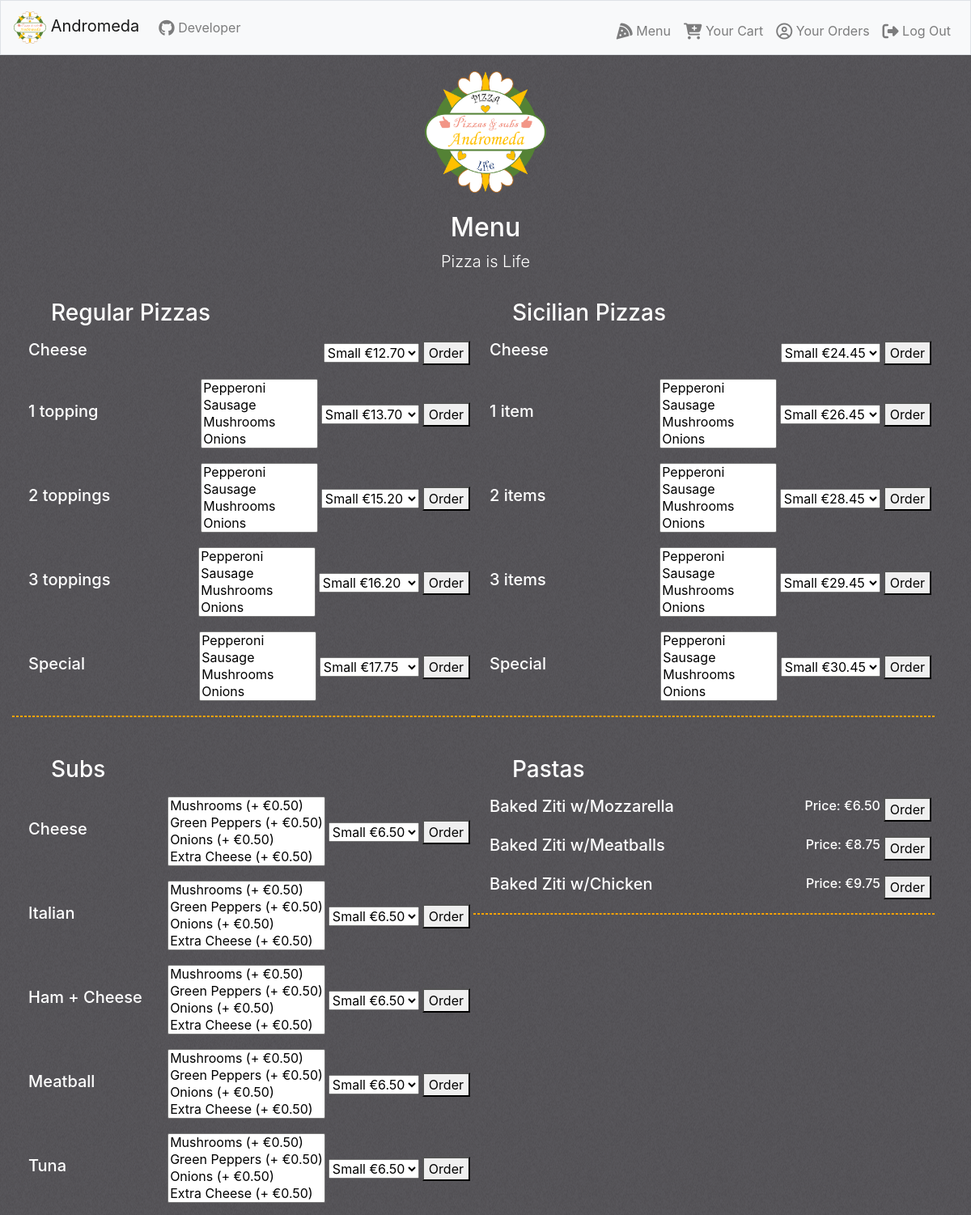
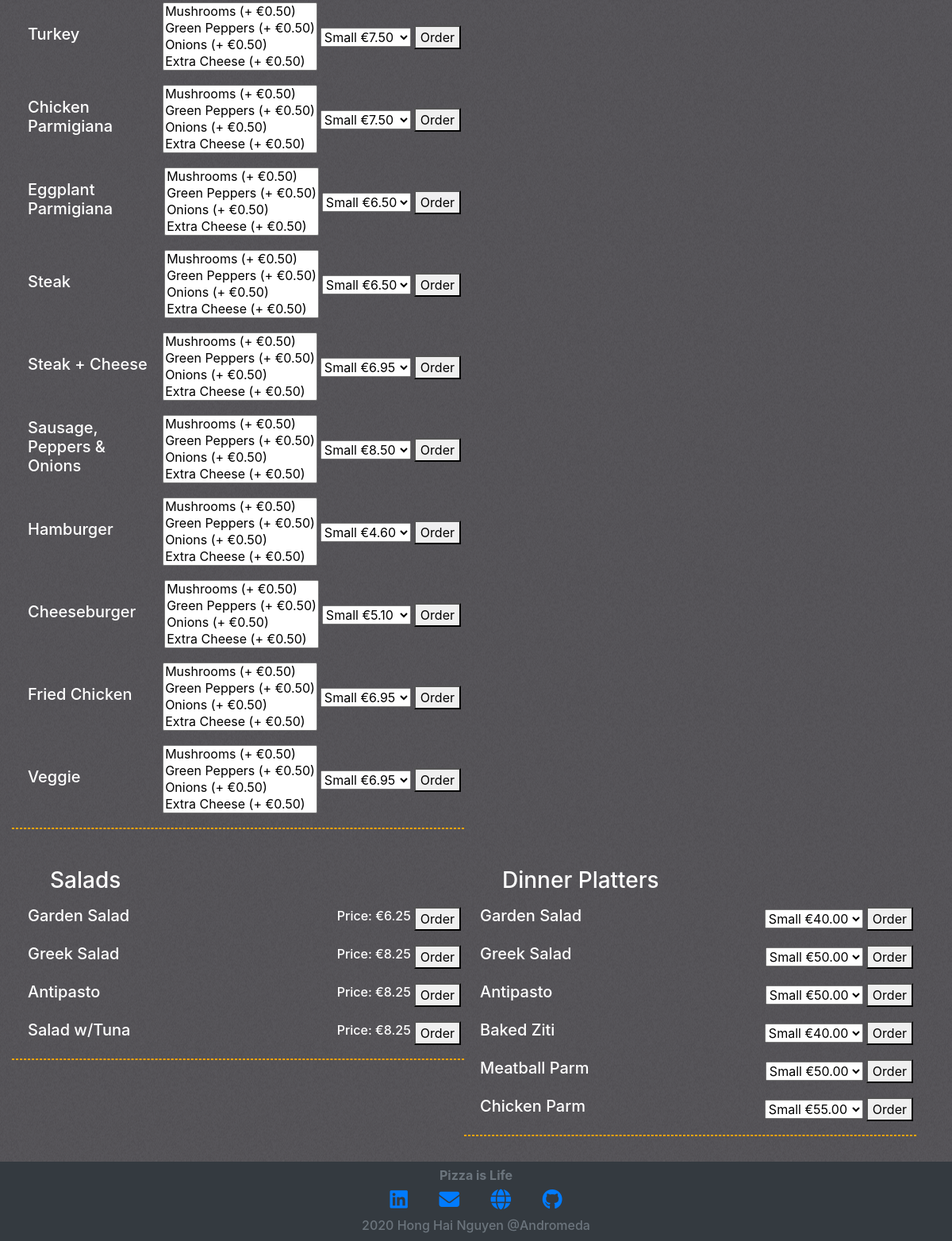
Screenshot of / (signed in) with the database file from the repository (2 pictures, top to bottom).
### orders/models.py (models this page shows, shortened)
class Product(models.Model):
    name = models.CharField(max_length=64)
    category = models.CharField(max_length=32, choices=CATEGORIES)
    num_toppings = models.IntegerField(default=0)
    price_small = models.DecimalField(decimal_places=2, max_digits=5)
    price_large = models.DecimalField(decimal_places=2, max_digits=5)

### orders/views.py (the view)
# urls.py: path("", views.index, name="index"),
def index(request):
    if not request.user.is_authenticated:
        return render(request, "orders/login.html", {"message": None})
    context = {
        "user": request.user,
        "products" : {
            "Regular Pizzas": Product.objects.filter(category="Regular Pizzas"),
            "Sicilian Pizzas": Product.objects.filter(category="Sicilian Pizzas"),
            "Subs": Product.objects.filter(category="Subs"),
            "Pastas": Product.objects.filter(category="Pastas"),
            "Salads": Product.objects.filter(category="Salads"),
            "Dinner Platters": Product.objects.filter(category="Dinner Platters")
        },
        "toppings": Topping.objects.all(),
        "extra_subs": ExtraSub.objects.all()
    }
    return render(request, 'orders/index.html', context)

### orders/templates/orders/index.html (shortened to what this page needs)
{% extends "orders/base.html" %}
{% block script %}
  {% load static %}
{% endblock %}
{% block body %}
<div class="container-lg menu p-0">
  <div class="text-center">
    {% load static %}
    <img class="d-block mx-auto mb-4" src="{% static 'orders/logo.png' %}" alt="" width="150" height="150">
    <h2>Menu</h2>
    <p class="lead">Pizza is Life</p>
  </div>
  <div class="row w-100">
    {% for name, product in products.items %}
        <div class="col-md-6 menu-left p-0 mt-3 mb-3" data-category="{{ name }}">
          <div class="pl-5">
            <h3>{{ name }}</h3>
          </div>
          {% for item in product %}
            <div class="d-flex align-items-center mt-3" data-itemName="{{ item.name }}">
              <div class="flex-grow-1 ml-1 pl-3">
                <h5>{{ item.name }}</h5>
              </div>
              {% if name == 'Regular Pizzas' or name == 'Sicilian Pizzas' %}
                {% if item.num_toppings != 0 %}
                  <div class="mr-1">
                    <select class="selectpicker toppings" multiple data-live-search="true" data-width="130px" data-max-options="{{ item.num_toppings }}" title="Toppings" data-style="btn-info" data-selected-text-format="count">
                      {% for topping in toppings %}
                        <option value="{{ topping.name }}">{{ topping.name }}</option>
                      {% endfor %}
                    </select>
                  </div>
                {% endif %}
              {% elif name == 'Subs' %}
              <div class="mr-1">
                <select class="selectpicker extrasubs" multiple data-live-search="true" data-width="130px" title="Extra" data-style="btn-info" data-selected-text-format="count">
                  {% for extrasub in extra_subs %}
                    <option value="{{ extrasub.name }}">{{ extrasub.name }} (+ €{{ extrasub.price_small}})</option>
                  {% endfor %}
                </select>
              </div>
              {% endif %}
              {% if name != 'Pastas' and name != 'Salads' %}
              <div class="mr-1">
                <select class="selectpicker price-select" data-width="130px" name="" data-style="btn-success">
                  <option value="{{ item.price_small}}">Small €{{ item.price_small}}</option>
                </select>
              </div>
              {% else %}
              <div class="mr-1 price-single" data-singlePrice={{ item.price_small }}>
                <h6>Price: €{{ item.price_small}}</h6>
              </div>
              {% endif %}
              <div class="mr-1" >
                <button class="button-order" type="button" name="button">Order</button>
              </div>
            </div>
          {% endfor %}
          <hr class="dashed">
        </div>
    {% endfor %}
  </div>
</div>
{% endblock %}

### orders/templates/orders/base.html (shortened to what this page needs)
{% load static %}
<!DOCTYPE html>
<html lang="en" dir="ltr">
<head>
  <link rel="stylesheet" href="https://stackpath.bootstrapcdn.com/bootstrap/4.5.0/css/bootstrap.min.css">
  <link rel="stylesheet" href="https://cdn.jsdelivr.net/npm/bootstrap-select@1.13.17/dist/css/bootstrap-select.min.css">
  <link rel="stylesheet" href="{% static 'orders/styles.css' %}" />
</head>
<body>
  <nav class="navbar fixed-top navbar-expand-md navbar-light bg-light border">
    <a class="navbar-brand" href="/"><img style="width: 40px; height: 40px;" src="{% static 'orders/logo.png' %}"><span class="orange"> Andromeda</span></a>
    <div class="collapse navbar-collapse" id="navbar">
      <ul class="navbar-nav mr-auto">
        <li class="nav-item cart"><a class="nav-link" href="https://github.com/honghainguyen777"><i class="fab fa-github fa-lg"></i> Developer</a></li>
      </ul>
      {% if user.is_authenticated %}
      <ul class="navbar-nav ml-auto mt-2">
        <li class="nav-item"><a class="nav-link" href="/"><i class="fas fa-pizza-slice fa-lg"></i> Menu</a></li>
        {% if user.is_superuser %}
        <li class="nav-item"><a class="nav-link" href="/manage"><i class="fas fa-cart-plus fa-lg"></i> Management</a></li>
        {% else %}
        <li class="nav-item"><a class="nav-link" href="/cart"><i class="fas fa-cart-plus fa-lg"></i> Your Cart</a></li>
        <li class="nav-item"><a class="nav-link" href="/history"><i class="far fa-user-circle fa-lg"></i> Your Orders</a></li>
        {% endif %}
        <li class="nav-item"><a class="nav-link" href="/logout"><i class="fas fa-sign-out-alt fa-lg"></i> Log Out</a></li>
      </ul>
      {% endif %}
    </div>
  </nav>
  {% block body %}
  {% endblock %}
  <footer class="footer small text-center text-muted mt-3 pb-2 pt-2 bg-dark">
    <div class="row">
      <div class="col-lg-12">
        <h6 class="mb-2 "><b>Pizza is Life</b></h6>
        <a class="footer-link mr-3" href="https://www.linkedin.com/in/hainguyencs19/"><i class="fab fa-linkedin fa-2x"></i></a>
        <a class="footer-link mr-3" href="mailto:earth.for.everybody@gmail.com"><i class="fas fa-envelope footer-icon fa-2x"></i></a>
        <a class="footer-link mr-3" href="https://www.bookquery.herokuapp.com/"><i class="fas fa-globe fa-2x"></i></a>
        <a class="footer-link" href="https://github.com/honghainguyen777"><i class="fab fa-github fa-2x"></i></a>
      </div>
      <div class="col-lg-12 mt-2">
        <h6>2020 Hong Hai Nguyen @Andromeda</6>
      </div>
    </div>
  </footer>
</body>
</html>

### orders/static/orders/styles.css (style rules this page uses)
html { min-height: 100%; position: relative; }
body { background-image: url("body_bg.gif"); background-repeat: repeat; padding-top: 58px; margin-bottom: 100px; }
.menu { height: auto; margin-top: 30px; color: #fff; }
.footer { position: absolute; bottom: 0; width: 100%; height: 100px; }
.footer-link { padding: 0 10px; }
hr.dashed { border: 1px dashed #ffa500; }

### rows the page displays
Product: name "Cheese"
Product: name "1 topping", num_toppings "Pepperoni / Sausage / Mushrooms / Onions"
Product: name "2 toppings", num_toppings "Pepperoni / Sausage / Mushrooms / Onions"
Product: name "3 toppings", num_toppings "Pepperoni / Sausage / Mushrooms / Onions"
Product: name "Special", num_toppings "Pepperoni / Sausage / Mushrooms / Onions"
Product: name "Cheese"
Product: name "1 item", num_toppings "Pepperoni / Sausage / Mushrooms / Onions"
Product: name "2 items", num_toppings "Pepperoni / Sausage / Mushrooms / Onions"
Product: name "3 items", num_toppings "Pepperoni / Sausage / Mushrooms / Onions"
Product: name "Special", num_toppings "Pepperoni / Sausage / Mushrooms / Onions"
Product: name "Cheese"
Product: name "Italian"
Product: name "Ham + Cheese"
Product: name "Meatball"
Product: name "Tuna"
Product: name "Turkey"
Product: name "Chicken Parmigiana"
Product: name "Eggplant Parmigiana"
Product: name "Steak"
Product: name "Steak + Cheese"
Product: name "Sausage, Peppers & Onions"
Product: name "Hamburger"
Product: name "Cheeseburger"
Product: name "Fried Chicken"
Product: name "Veggie"
Product: name "Baked Ziti w/Mozzarella", price_small "6.50"
Product: name "Baked Ziti w/Meatballs", price_small "8.75"
Product: name "Baked Ziti w/Chicken", price_small "9.75"
Product: name "Garden Salad", price_small "6.25"
Product: name "Greek Salad", price_small "8.25"
Product: name "Antipasto", price_small "8.25"
Product: name "Salad w/Tuna", price_small "8.25"
Product: name "Garden Salad"
Product: name "Greek Salad"
Product: name "Antipasto"
Product: name "Baked Ziti"
Product: name "Meatball Parm"
Product: name "Chicken Parm"

### other values shown
{{ name }} "Regular Pizzas" "Sicilian Pizzas" "Subs" "Pastas" "Salads" "Dinner Platters"
